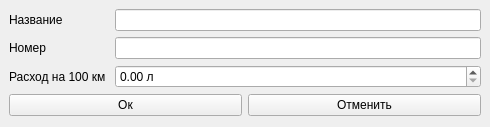
<?xml version="1.0" encoding="UTF-8"?>
<ui version="4.0">
 <class>AddEditVehicleWindow</class>
 <widget class="QMainWindow" name="AddEditVehicleWindow">
  <property name="windowModality">
   <enum>Qt::ApplicationModal</enum>
  </property>
  <property name="geometry">
   <rect>
    <x>0</x>
    <y>0</y>
    <width>490</width>
    <height>127</height>
   </rect>
  </property>
  <property name="sizePolicy">
   <sizepolicy hsizetype="Fixed" vsizetype="Fixed">
    <horstretch>0</horstretch>
    <verstretch>0</verstretch>
   </sizepolicy>
  </property>
  <property name="windowTitle">
   <string>Новая техника</string>
  </property>
  <property name="windowIcon">
   <iconset>
    <normaloff>C:/Users/dimab/Downloads/gas_station.ico</normaloff>C:/Users/dimab/Downloads/gas_station.ico</iconset>
  </property>
  <widget class="QWidget" name="centralwidget">
   <layout class="QVBoxLayout" name="verticalLayout">
    <item>
     <layout class="QHBoxLayout" name="horizontalLayout">
      <item>
       <widget class="QLabel" name="label">
        <property name="minimumSize">
         <size>
          <width>100</width>
          <height>0</height>
         </size>
        </property>
        <property name="text">
         <string>Название</string>
        </property>
       </widget>
      </item>
      <item>
       <widget class="QLineEdit" name="nameEdit"/>
      </item>
     </layout>
    </item>
    <item>
     <layout class="QHBoxLayout" name="horizontalLayout_4">
      <item>
       <widget class="QLabel" name="label_3">
        <property name="minimumSize">
         <size>
          <width>100</width>
          <height>0</height>
         </size>
        </property>
        <property name="text">
         <string>Номер</string>
        </property>
       </widget>
      </item>
      <item>
       <widget class="QLineEdit" name="numberEdit"/>
      </item>
     </layout>
    </item>
    <item>
     <layout class="QHBoxLayout" name="horizontalLayout_3">
      <item>
       <widget class="QLabel" name="label_2">
        <property name="minimumSize">
         <size>
          <width>100</width>
          <height>0</height>
         </size>
        </property>
        <property name="text">
         <string>Расход на 100 км</string>
        </property>
       </widget>
      </item>
      <item>
       <widget class="QDoubleSpinBox" name="consEdit">
        <property name="sizePolicy">
         <sizepolicy hsizetype="Expanding" vsizetype="Fixed">
          <horstretch>0</horstretch>
          <verstretch>0</verstretch>
         </sizepolicy>
        </property>
        <property name="suffix">
         <string> л</string>
        </property>
        <property name="maximum">
         <double>99999999999.000000000000000</double>
        </property>
       </widget>
      </item>
     </layout>
    </item>
    <item>
     <layout class="QHBoxLayout" name="horizontalLayout_2">
      <item>
       <widget class="QPushButton" name="okButton">
        <property name="text">
         <string>Ок</string>
        </property>
       </widget>
      </item>
      <item>
       <widget class="QPushButton" name="cancelButton">
        <property name="text">
         <string>Отменить</string>
        </property>
       </widget>
      </item>
     </layout>
    </item>
   </layout>
  </widget>
 </widget>
 <resources/>
 <connections/>
</ui>
